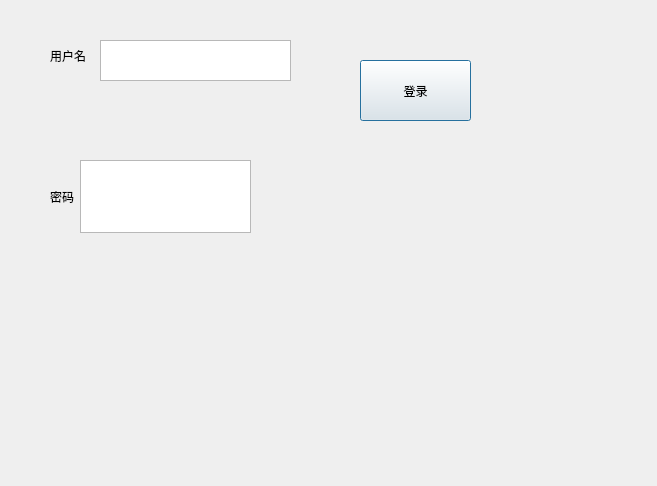
<?xml version="1.0" encoding="UTF-8"?>
<ui version="4.0">
 <class>Dialog</class>
 <widget class="QDialog" name="Dialog">
  <property name="geometry">
   <rect>
    <x>0</x>
    <y>0</y>
    <width>657</width>
    <height>486</height>
   </rect>
  </property>
  <property name="windowTitle">
   <string>Dialog</string>
  </property>
  <widget class="QLabel" name="label">
   <property name="geometry">
    <rect>
     <x>50</x>
     <y>50</y>
     <width>54</width>
     <height>12</height>
    </rect>
   </property>
   <property name="text">
    <string>用户名</string>
   </property>
  </widget>
  <widget class="QTextEdit" name="textEdit">
   <property name="geometry">
    <rect>
     <x>100</x>
     <y>40</y>
     <width>191</width>
     <height>41</height>
    </rect>
   </property>
  </widget>
  <widget class="QPushButton" name="login">
   <property name="geometry">
    <rect>
     <x>360</x>
     <y>60</y>
     <width>111</width>
     <height>61</height>
    </rect>
   </property>
   <property name="text">
    <string>登录</string>
   </property>
  </widget>
  <widget class="QWidget" name="">
   <property name="geometry">
    <rect>
     <x>50</x>
     <y>160</y>
     <width>201</width>
     <height>73</height>
    </rect>
   </property>
   <layout class="QHBoxLayout" name="horizontalLayout">
    <item>
     <widget class="QLabel" name="label_2">
      <property name="text">
       <string>密码</string>
      </property>
     </widget>
    </item>
    <item>
     <widget class="QTextEdit" name="textEdit_2"/>
    </item>
   </layout>
  </widget>
  <zorder>label</zorder>
  <zorder>label_2</zorder>
  <zorder>textEdit</zorder>
  <zorder>textEdit_2</zorder>
  <zorder>login</zorder>
  <zorder>textEdit_2</zorder>
 </widget>
 <resources/>
 <connections/>
</ui>
